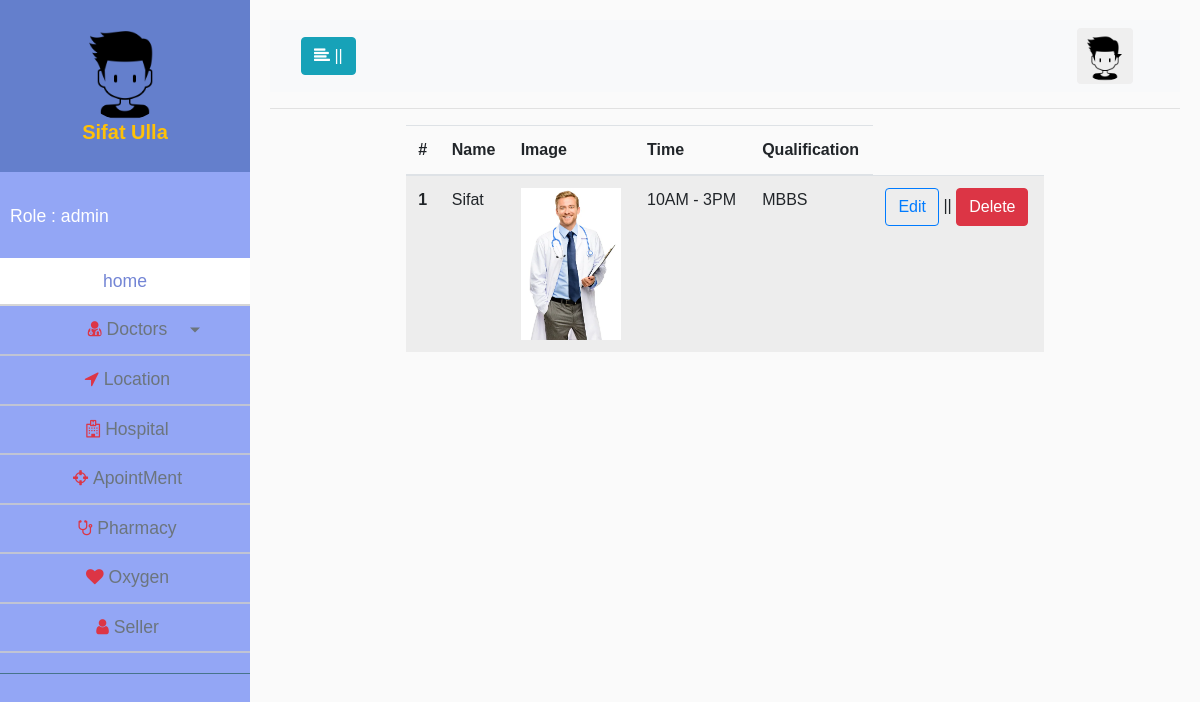
Screenshot of /adminpanel/doctors.php (signed in) with the database file from the repository.
### tables this page shows
CREATE TABLE `doctors` (
  `doc_id` int(11) NOT NULL,
  `doc_name` varchar(200) NOT NULL,
  `dept_id` varchar(200) NOT NULL,
  `doc_image` varchar(200) NOT NULL,
  `time` varchar(200) NOT NULL,
  `doc_qualification` varchar(200) NOT NULL
);

### classes/Doctors.php (called while the page is built, shortened)
<?php
 $filepath = realpath(dirname(__FILE__));
 include_once ($filepath.'/../lib/Database.php');
class Doctors
{
	private $db;
	function __construct(){
		$this->db = new Database();
	}
	public function allDoctor(){
		$sql ="SELECT * FROM doctors";
		$fetchAll = $this->db->select($sql);
		 return $fetchAll;
	}
}

### lib/Database.php (called while the page is built, shortened)
<?php
Class Database{
	public $host   = DB_HOST;
	public $user   = DB_USER;
	public $pass   = DB_PASS;
	public $dbname = DB_NAME;
	public $link;
	private function connectDB(){
	$this->link = new mysqli($this->host, $this->user, $this->pass, $this->dbname);
 }
	public function select($query){
		$result = $this->link->query($query) or die($this->link->error.__LINE__);
		if($result->num_rows > 0){
			return $result;
		} else {
			return false;
		}
	}
}

### adminpanel/inc/viewalldoctors.php (the view)
<div class="w-75 mx-auto">
	<table class="table table-striped">
	  <thead>
	    <tr>
	      <th scope="col">#</th>
	      <th scope="col">Name</th>
	      <th scope="col">Image</th>
	      <th scope="col">Time</th>
	      <th scope="col">Qualification</th>
	    </tr>
	  </thead>
	  <tbody>
	  	<?php
			$doc = $Doctors->allDoctor();
			if ($doc) {
				$i = 0;
			  	while($value = $doc->fetch_assoc()){
			  		$i++;
		?>
	    <tr>
	      <th scope="row"><?php echo $i; ?></th>
	      <td><?php echo $value['doc_name']; ?></td>
	      <td><img src="../images/<?php echo $value['doc_image']; ?>" width="100"></td>
	      <td><?php echo $value['time']; ?></td>
	      <td><?php echo $value['doc_qualification']; ?></td>
	      <td><a href="?type=edit_doctors&id=<?php echo $value['doc_id']; ?>" class="btn btn-outline-primary">Edit</a> || <a href="?deletedoctor=<?php echo $value['doc_id']; ?>" class="btn btn-danger">Delete</a></td>
	    </tr>
	    <?php }} ?>
	  </tbody>
	</table>
</div>

### css/style.css (style rules this page uses)
body { font-family: 'Poppins', sans-serif; background: #fafafa; }

### rows the page displays
doctors: doc_name "Sifat", doc_image (picture), time "10AM - 3PM", doc_qualification "MBBS"

### other values shown
$_SESSION['f_name'] "Sifat"
$_SESSION['l_name'] "Ulla"
